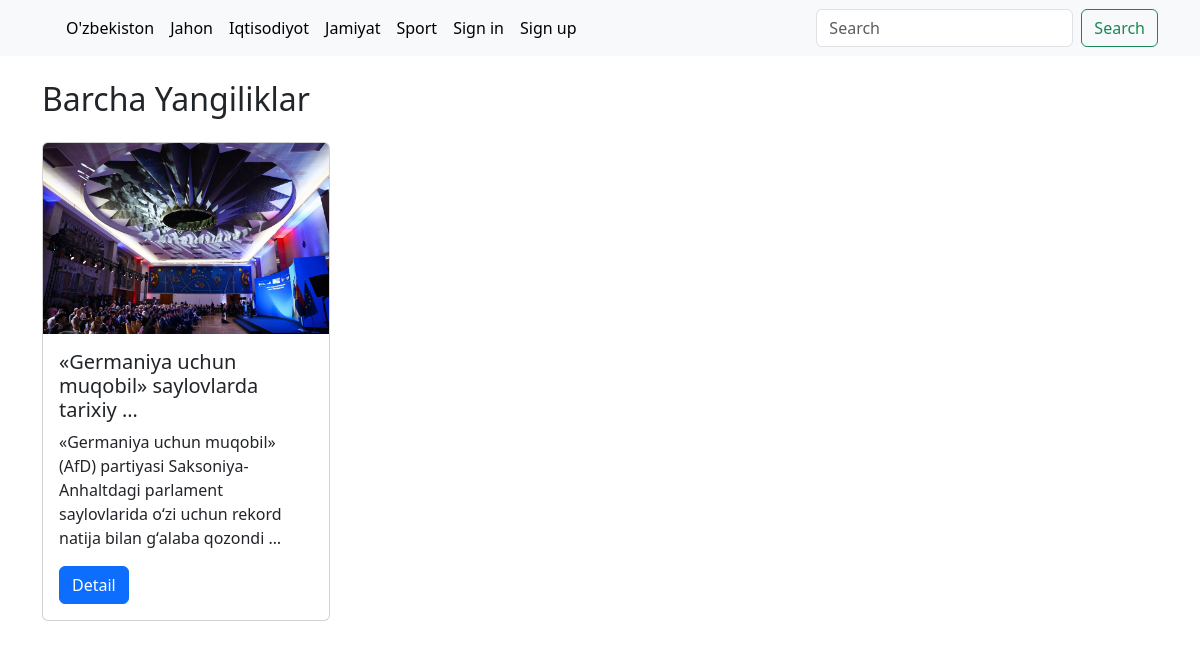
Screenshot of /categories/2/ with the database file from the repository.
### blog/models.py (models this page shows, shortened)
class Category(models.Model):
    title = models.CharField(max_length=30)
    class Meta:
        verbose_name = "Category"
        verbose_name_plural = "Categories"

class Article(models.Model):
    title = models.CharField(max_length=250)
    info = models.TextField()
    image = models.ImageField(upload_to="images/",blank=True,null=True)
    created_at = models.DateTimeField(auto_now_add=True)
    updated_at = models.DateTimeField(auto_now=True)
    category = models.ForeignKey(Category,on_delete=models.CASCADE)
    def get_image(self):
        try:
            return self.image.url
        except:
            return "https://png.pngtree.com/png-vector/20221125/ourlarge/pngtree-no-image-available-icon-flatvector-illustration-pic-design-profile-vector-png-image_40966566.jpg"

### blog/views.py (the view)
# urls.py: path('categories/<int:pk>/', Category.as_view(), name="category"),
class Category(Home):
    def get_queryset(self):
     return Article.objects.filter(category_id=self.kwargs['pk'])

### blog/templatetags/blog_tags.py (called while the page is built)
@register.simple_tag()
def get_categories():
    return Category.objects.all()

### blog/templates/blog/index.html
{% extends 'base.html' %}
{% block main %}
<div class="container">
    <h2 class="my-4">Barcha Yangiliklar</h2>
    <div class="d-flex flex-wrap gap-5">
        {% for article in articles %}
       <div class="card" style="width: 18rem;">
            <img src="{{article.get_image}}" class="card-img-top" alt="...">
            <div class="card-body">
                  <h5 class="card-title">{{article.title | truncatewords:5}}</h5>
                  <p class="card-text">{{article.info | truncatewords:15}}</p>
                  <a href="{% url 'detail' article.pk %}" class="btn btn-primary">Detail</a>
            </div>
       </div>
        {% endfor %}
    </div>
</div>
{% endblock main %}

### templates/base.html (shortened to what this page needs)
{% load blog_tags %}
{% get_categories as categories %}
<!doctype html>
<html lang="en">
  <head>
    <link href="https://cdn.jsdelivr.net/npm/bootstrap@5.3.8/dist/css/bootstrap.min.css" rel="stylesheet">
  </head>
  <body>
  <header>
    <nav class="navbar navbar-expand-lg bg-body-tertiary">
  <div class="container">
    <div class="collapse navbar-collapse" id="navbarSupportedContent">
      <ul class="navbar-nav me-auto mb-2 mb-lg-0">
        {% for category in categories %}
        <li class="nav-item">
          <a class="nav-link active" aria-current="page" href="{% url 'category' category.pk %}">{{category.title}}</a>
        </li>
        {% endfor %}
        {% if request.user.is_authenticated %}
        <li class="nav-item">
          <form action="{% url 'signout' %}" method="post">
            {% csrf_token %}
            <button type="submit" class="nav-link active">Sign out</button>
          </form>
        </li>
        {% else %}
        <li class="nav-item">
          <a class="nav-link active" aria-current="page" href="{% url 'signin' %}">Sign in</a>
        </li>
        <li class="nav-item">
          <a class="nav-link active" aria-current="page" href="{% url 'signup' %}">Sign up</a>
        </li>
        {% endif %}
      </ul>
      <form class="d-flex" role="search" action="{% url 'search' %}" method="get">
        <input class="form-control me-2" type="search" placeholder="Search" aria-label="Search" name="q"/>
        <button class="btn btn-outline-success" type="submit">Search</button>
      </form>
    </div>
  </div>
</nav>
  </header>
  <main>
    {% block main %}
    {% endblock main %}
  </main>
  </body>
</html>

### rows the page displays
Category: title "O'zbekiston"
Category: title "Jahon"
Category: title "Iqtisodiyot"
Category: title "Jamiyat"
Category: title "Sport"
Article: get_image (picture), title "«Germaniya uchun muqobil» saylovlarda tarixiy …", info "«Germaniya uchun muqobil» (AfD) partiyasi Saksoniya-Anhaltdagi parlament saylovlarida oʻzi uchun rekord natija bilan gʻalaba qozondi …"
